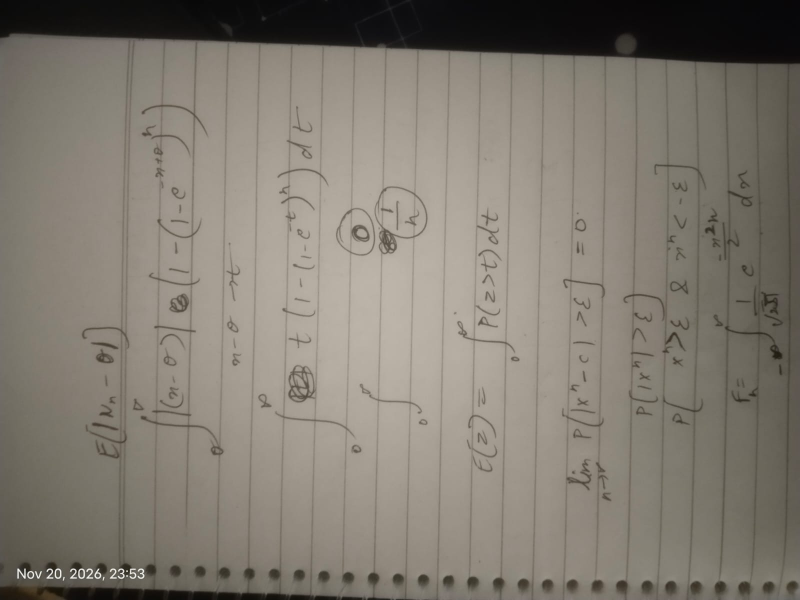
#> input picture data/photos/PHOTO-2026-11-20-23-54-12.jpg, 1600 x 1200 px (shown at 1/2 size); its folder holds only this picture in this run
$ python -i thresholding.py   (imports and definitions only)
#> lines starting #> are read from the running program, lines starting #| are printed output that depends on the picture; after the words box and inside, x2 and y2 are one past the last pixel; in counts of white or black regions, pixels touching at a corner belong together
"""Step 1a — Otsu (global) binarization, written from scratch.

Pipeline entry point: `run_otsu(img_or_path)` -> uint8 binary, ink = 255.
"""

import cv2
import numpy as np

MAX_SIDE = 1200     # longer image side after resizing (px)
BLUR_KSIZE = 5      # Gaussian pre-blur kernel (0 = off)


def load_gray(img_or_path, max_side=MAX_SIDE):
    """Path or BGR/gray array -> grayscale uint8 with max(h, w) <= max_side."""
#> called with max_side = 1200
    if isinstance(img_or_path, np.ndarray):
        gray = img_or_path
        if gray.ndim == 3:
            gray = cv2.cvtColor(gray, cv2.COLOR_BGR2GRAY)
    else:
        gray = cv2.imread(str(img_or_path), cv2.IMREAD_GRAYSCALE)
#> gray: shape (1200, 1600); min 7, max 255, mean 123.9
        if gray is None:
            raise FileNotFoundError(f"Could not read image: {img_or_path}")
    h, w = gray.shape
#> h = 1200; w = 1600
    scale = max_side / max(h, w)
#> scale = 0.75
    if scale < 1:
        gray = cv2.resize(gray, (round(w * scale), round(h * scale)),
                          interpolation=cv2.INTER_AREA)
#> gray: shape (900, 1200)
    return gray


def preprocess(gray, blur_ksize=BLUR_KSIZE):
    """Light Gaussian blur (odd kernel; 0 = off) to smooth the histogram."""
#> called with blur_ksize = 5
    if blur_ksize and blur_ksize > 1:
        return cv2.GaussianBlur(gray, (blur_ksize, blur_ksize), 0)
    return gray


def otsu_threshold(gray):
    """Otsu's threshold from the 256-bin histogram.

    t* maximises the between-class variance
        sigma_B^2(t) = (mu_T * w(t) - mu(t))^2 / (w(t) * (1 - w(t)))
    with w(t) = sum_{i<=t} p_i, mu(t) = sum_{i<=t} i p_i, mu_T = mu(255).
    Returns (t, sigma_b2 curve of length 256).
    """
    p = np.bincount(gray.ravel(), minlength=256) / gray.size
#> p = 256 values, max 0.0183 at index 130, min 0 at index 0, mean 0.00391
    w = np.cumsum(p)
#> w = 256 values from 0 to 1
    mu = np.cumsum(np.arange(256) * p)
#> mu = 256 values from 0 to 123.9
    denom = w * (1.0 - w)
#> denom = 256 values, max 0.25 at index 132, min -2.22e-16 at index 212, mean 0.0817
    sigma_b2 = np.zeros(256)
    valid = denom > 1e-12                      # both classes non-empty
    sigma_b2[valid] = (mu[-1] * w[valid] - mu[valid]) ** 2 / denom[valid]
    return int(np.argmax(sigma_b2)), sigma_b2


def otsu_binarize(gray, blur_ksize=BLUR_KSIZE):
    """Blur, then Otsu. Dark ink on light paper -> ink = 255. Returns (binary, t)."""
    smoothed = preprocess(gray, blur_ksize)
    t, _ = otsu_threshold(smoothed)
#> t = 78
    return np.where(smoothed <= t, 255, 0).astype(np.uint8), t


def run_otsu(img_or_path):
    """Full finalized Otsu process: load/resize -> blur -> Otsu. Returns binary."""
    binary, _ = otsu_binarize(load_gray(img_or_path))
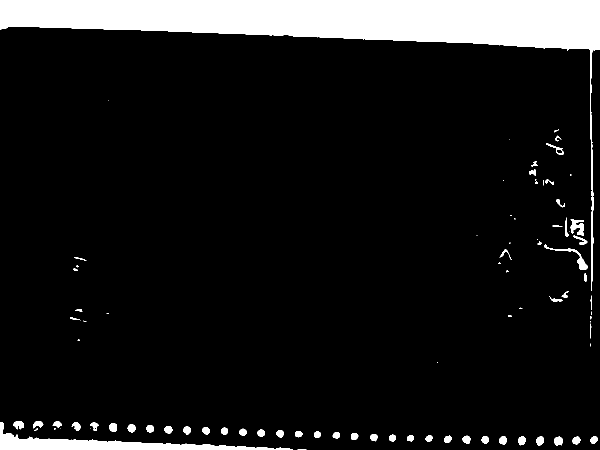
#> binary: shape (900, 1200) (shown at 1/2 size); 9.9% white; 89 white regions (30 under 20 px), largest, box (x1, y1, x2, y2) and area: (0, 0, 1200, 582) 89949, (0, 844, 586, 900) 8721, (1088, 489, 1175, 540) 623
    return binary

>>> result = run_otsu('../data/photos/PHOTO-2026-11-20-23-54-12.jpg')

$ run again, on data/photos/PHOTO-2026-11-21-01-41-35.jpg
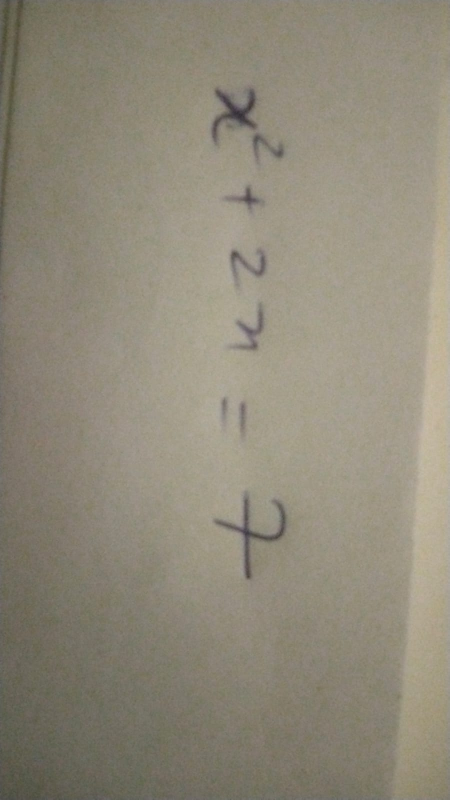
#> input picture data/photos/PHOTO-2026-11-21-01-41-35.jpg, 899 x 1599 px (shown at 1/2 size)
#> in load_gray, `gray = cv2.resize(gray, (round(w * scale), round(h * scale)), interpol..`:
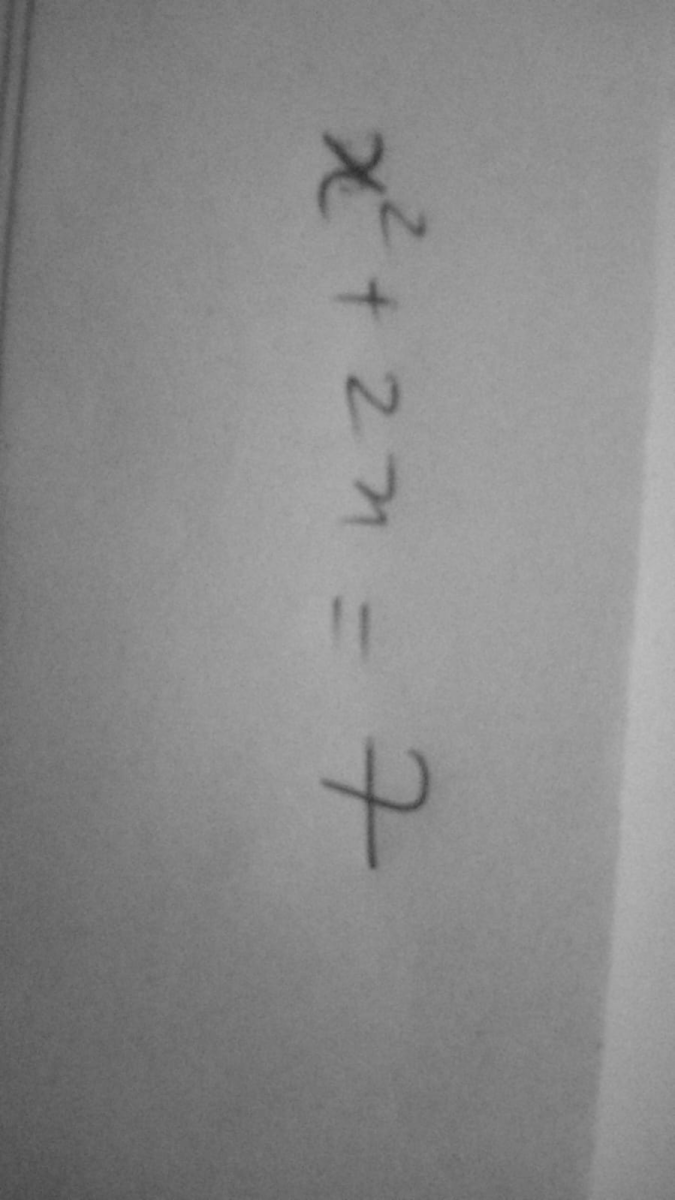
#> gray: shape (1200, 675); min 48, max 190, mean 137.6
#> p = 256 values, max 0.029 at index 157, min 0 at index 0, mean 0.00391
#> in otsu_threshold, `w = np.cumsum(p)`: w = 256 values from 0 to 1
#> mu = 256 values from 0 to 137.6
#> denom = 256 values, max 0.25 at index 139, min -4.44e-16 at index 188, mean 0.0426
#> t = 135
#> in run_otsu, `binary, _ = otsu_binarize(load_gray(img_or_path))`:
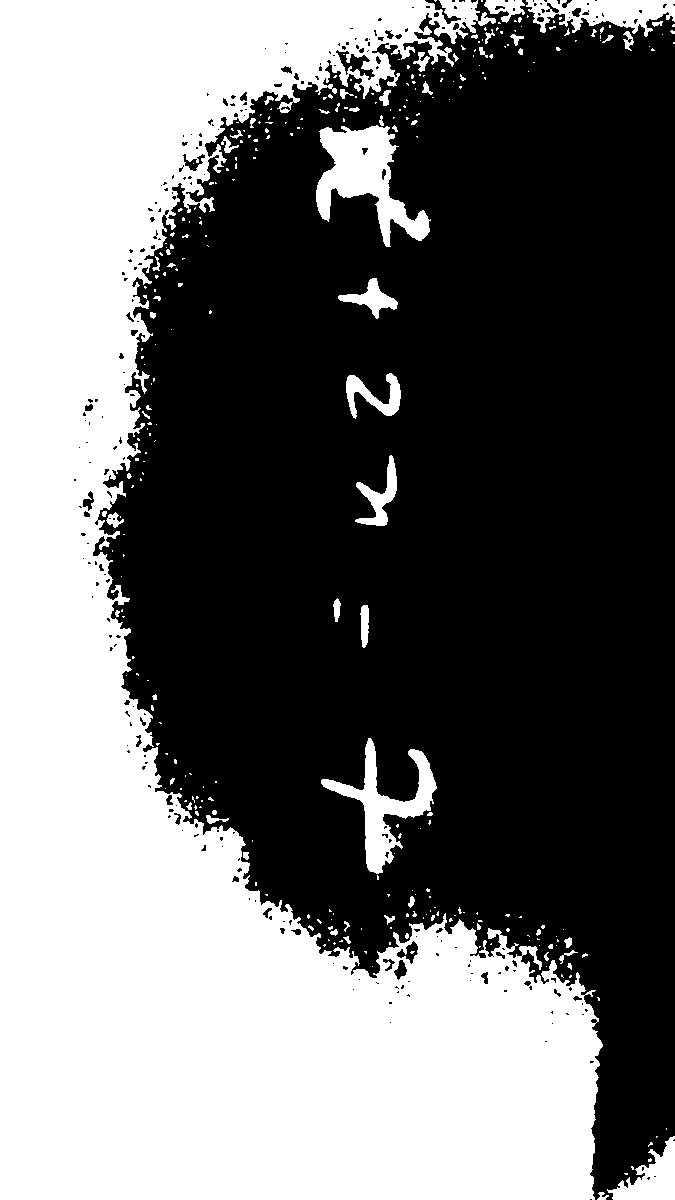
#> binary: shape (1200, 675); 43.2% white; 314 white regions (249 under 20 px), largest, box (x1, y1, x2, y2) and area: (0, 0, 603, 1200) 326732, (316, 125, 431, 247) 6099, (321, 738, 437, 874) 4318

$ run again, on data/photos/PHOTO-2026-11-21-22-38-16.jpg
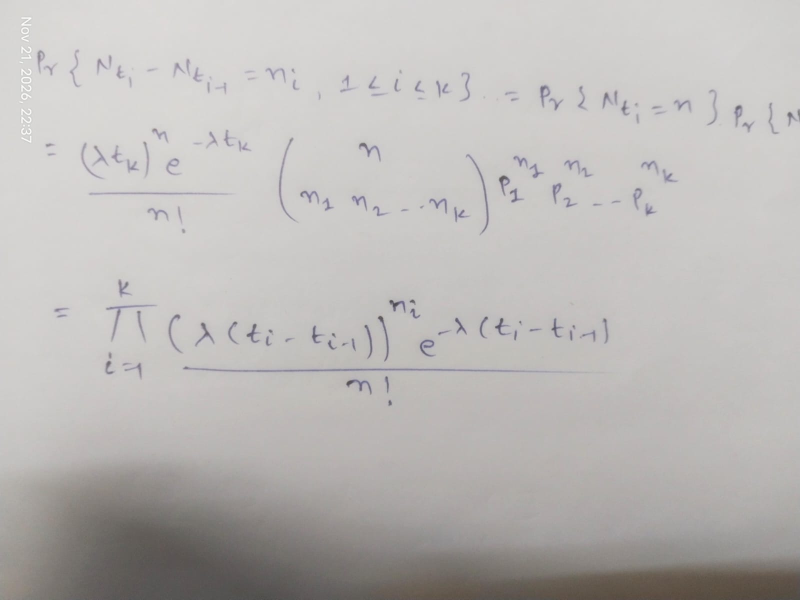
#> input picture data/photos/PHOTO-2026-11-21-22-38-16.jpg, 1600 x 1200 px (shown at 1/2 size)
#> p = 256 values, max 0.0454 at index 205, min 0 at index 0, mean 0.00391
#> in otsu_threshold, `w = np.cumsum(p)`: w = 256 values from 0 to 1
#> mu = 256 values from 0 to 185.4
#> denom = 256 values, max 0.25 at index 196, min 0 at index 0, mean 0.0618
#> t = 158
#> in run_otsu, `binary, _ = otsu_binarize(load_gray(img_or_path))`:
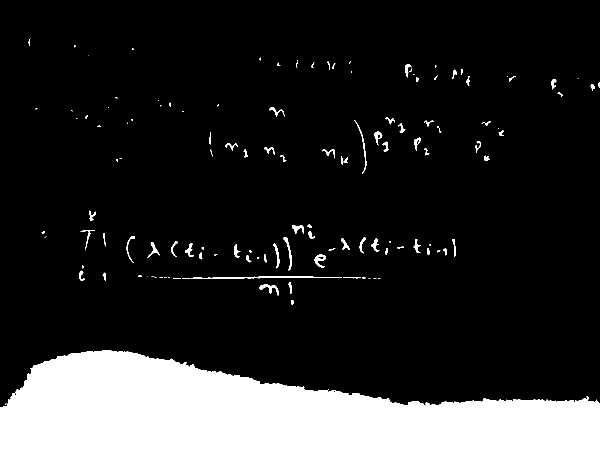
#> binary: shape (900, 1200) (shown at 1/2 size); 15.5% white; 130 white regions (53 under 20 px), largest, box (x1, y1, x2, y2) and area: (0, 700, 1200, 900) 159657, (382, 553, 684, 558) 691, (519, 569, 558, 591) 292
